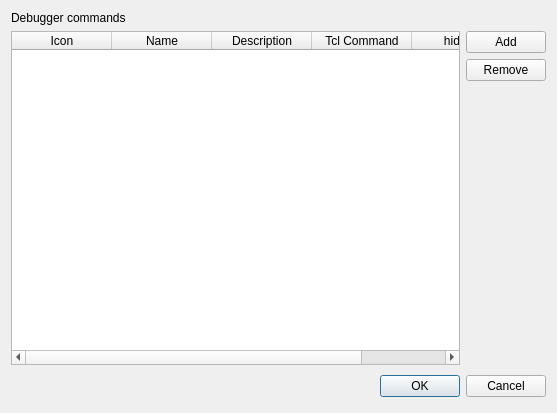
<?xml version="1.0" encoding="UTF-8"?>
<ui version="4.0">
 <class>CommandDialog</class>
 <widget class="QDialog" name="CommandDialog">
  <property name="geometry">
   <rect>
    <x>0</x>
    <y>0</y>
    <width>557</width>
    <height>413</height>
   </rect>
  </property>
  <property name="sizePolicy">
   <sizepolicy hsizetype="Preferred" vsizetype="Preferred">
    <horstretch>0</horstretch>
    <verstretch>0</verstretch>
   </sizepolicy>
  </property>
  <property name="windowTitle">
   <string>Manage command buttons</string>
  </property>
  <layout class="QVBoxLayout" name="verticalLayout_2">
   <item>
    <widget class="QLabel" name="label">
     <property name="text">
      <string>Debugger commands</string>
     </property>
    </widget>
   </item>
   <item>
    <layout class="QHBoxLayout" name="horizontalLayout">
     <item>
      <widget class="QTableWidget" name="twCommands">
       <property name="selectionMode">
        <enum>QAbstractItemView::SingleSelection</enum>
       </property>
       <property name="selectionBehavior">
        <enum>QAbstractItemView::SelectRows</enum>
       </property>
       <column>
        <property name="text">
         <string>Icon</string>
        </property>
       </column>
       <column>
        <property name="text">
         <string>Name</string>
        </property>
       </column>
       <column>
        <property name="text">
         <string>Description</string>
        </property>
       </column>
       <column>
        <property name="text">
         <string>Tcl Command</string>
        </property>
       </column>
       <column>
        <property name="text">
         <string>hidden</string>
        </property>
       </column>
      </widget>
     </item>
     <item>
      <layout class="QVBoxLayout" name="verticalLayout">
       <item>
        <widget class="QPushButton" name="btnAdd">
         <property name="text">
          <string>Add</string>
         </property>
        </widget>
       </item>
       <item>
        <widget class="QPushButton" name="btnRemove">
         <property name="sizePolicy">
          <sizepolicy hsizetype="Preferred" vsizetype="Fixed">
           <horstretch>0</horstretch>
           <verstretch>0</verstretch>
          </sizepolicy>
         </property>
         <property name="text">
          <string>Remove</string>
         </property>
        </widget>
       </item>
       <item>
        <spacer name="verticalSpacer">
         <property name="orientation">
          <enum>Qt::Vertical</enum>
         </property>
         <property name="sizeHint" stdset="0">
          <size>
           <width>20</width>
           <height>40</height>
          </size>
         </property>
        </spacer>
       </item>
      </layout>
     </item>
    </layout>
   </item>
   <item>
    <layout class="QHBoxLayout">
     <property name="spacing">
      <number>6</number>
     </property>
     <property name="margin" stdset="0">
      <number>0</number>
     </property>
     <item>
      <spacer>
       <property name="orientation">
        <enum>Qt::Horizontal</enum>
       </property>
       <property name="sizeHint" stdset="0">
        <size>
         <width>131</width>
         <height>31</height>
        </size>
       </property>
      </spacer>
     </item>
     <item>
      <widget class="QPushButton" name="okButton">
       <property name="text">
        <string>OK</string>
       </property>
       <property name="default">
        <bool>true</bool>
       </property>
      </widget>
     </item>
     <item>
      <widget class="QPushButton" name="cancelButton">
       <property name="text">
        <string>Cancel</string>
       </property>
      </widget>
     </item>
    </layout>
   </item>
  </layout>
 </widget>
 <resources/>
 <connections/>
</ui>
